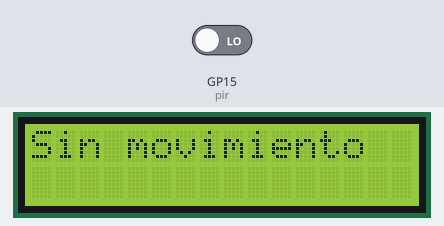
Bench run of a program on a simulated Raspberry Pi Pico running MicroPython. On the bench: 16×2 character LCD. The test bench sets the inputs (shaded band); at power-on: GP15 (pir) LOW.

Above: at 1.2 s.
1.3 s: GP15 (pir) driven HIGH
At 2.0 s:
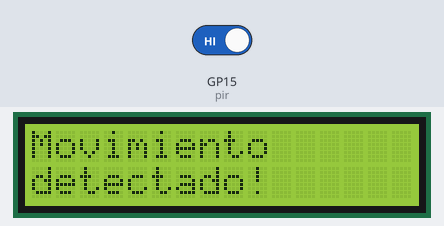
3.6 s: GP15 (pir) driven LOW
At 4.1 s:
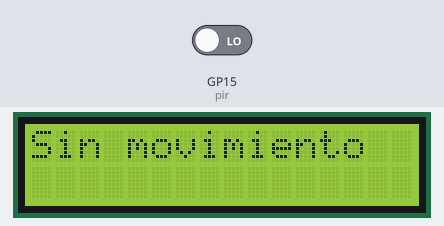
Timing chart, 0 to 6.6 s (numbered marks = the images above; inputs shaded):
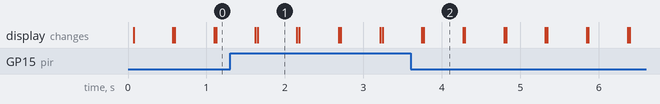

The program:

main.py
```python
# ================================================================
# Lenguajes de Interfaz - TECNM Campus ITT
# Descripción: Muestra la deteccion de movimiento mediante un sensor PIR
# Nombre: Ernesto Torres Pineda 22211665
# Fecha: 21/05/2025
# ================================================================
from machine import Pin, I2C
from lcd_api import LcdApi
from i2c_lcd import I2cLcd
import time

# LCD
i2c = I2C(0, sda=Pin(0), scl=Pin(1), freq=400000)
lcd = I2cLcd(i2c, i2c.scan()[0], 2, 16)

# Sensor PIR en GP15
pir = Pin(15, Pin.IN)

while True:
    lcd.clear()
    if pir.value():
        lcd.putstr("Movimiento\ndetectado!")
    else:
        lcd.putstr("Sin movimiento")
    time.sleep(0.5)
```

Measured:
- after the input at 1.3 s, the display: first differs from a run without the input after 0.35 s (image 1)
- after the input at 3.6 s, the display: first differs from a run without the input after 0.17 s (image 2)
- what the display in image 1 shows lasts 0.5 s, from 1.7 s to 2.2 s
